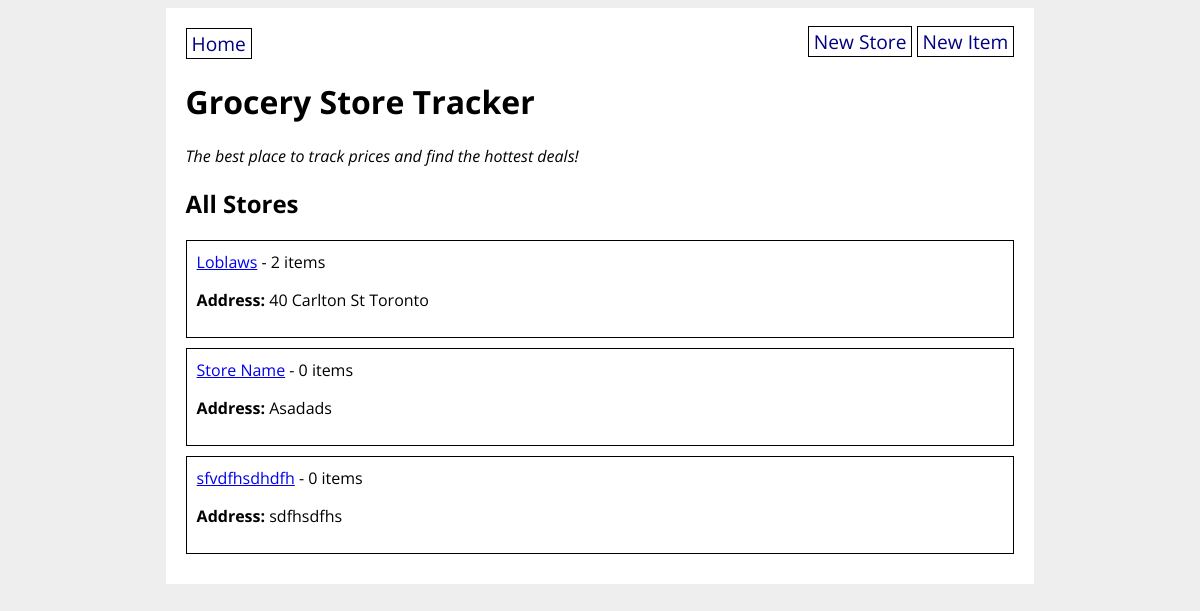
Before: / with the older database file.
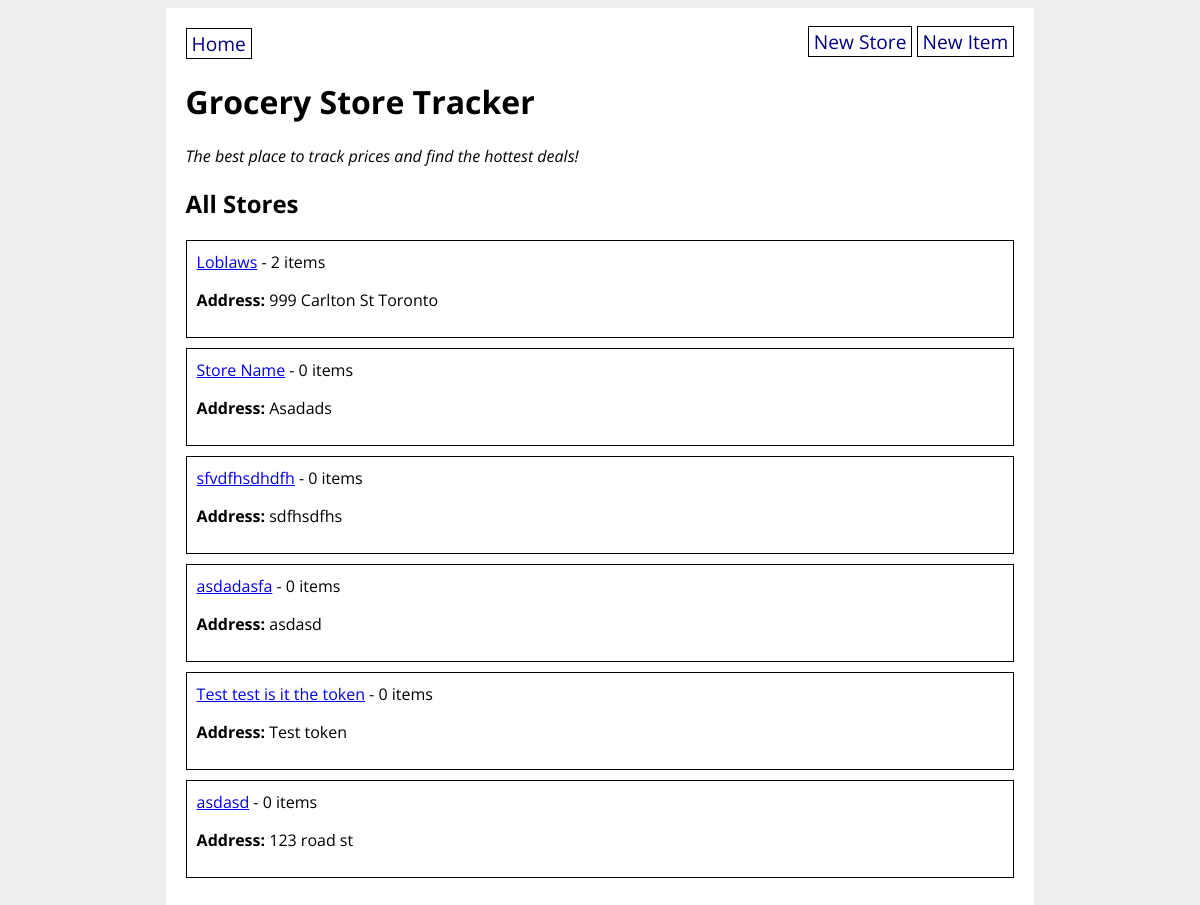
After: the same page with the newer database file.
### grocery_app/models.py (models this page shows, shortened)
class GroceryStore(db.Model):
    id = db.Column(db.Integer, primary_key=True)
    title = db.Column(db.String(80), nullable=False)
    address = db.Column(db.String(200), nullable=False)
    items = db.relationship('GroceryItem', back_populates='store')

### grocery_app/routes.py (the view)
@main.route('/')
def homepage():
    all_stores = GroceryStore.query.all()
    for store in all_stores:
        print(store.title)
    return render_template('home.html', all_stores=all_stores)

### grocery_app/templates/home.html
{% extends 'base.html' %}
{% block content %}
<h1>Grocery Store Tracker</h1>
<p><em>The best place to track prices and find the hottest deals!</em></p>
<h2>All Stores</h2>
{% for store in all_stores %}
<div class="store">
    <a href="/store/{{ store.id }}">{{ store.title }}</a> -
    {{ store.items|length }} items
    <p><strong>Address:</strong> {{ store.address }}</p>
</div>
{% endfor %}
{% endblock %}

### grocery_app/templates/base.html (shortened to what this page needs)
<!DOCTYPE html>
<html>
    <head>
        <link rel="stylesheet" href="/static/style.css">
    </head>
    <body>
        <div id="content">
            <nav>
                <a href="/">Home</a>
                <div>
                    <a href="/new_store">New Store</a>
                    <a href="/new_item">New Item</a>
                </div>
            </nav>
            {% block content %}{% endblock %}
        </div>
    </body>
</html>

### grocery_app/static/style.css (style rules this page uses)
body { display: flex; flex-direction: column; align-items: center; background-color: #eee; font-family: 'Open Sans', sans-serif; }
#content { width: 70%; background-color: white; padding: 20px; }
nav { width: 100%; display: flex; flex-direction: row; justify-content: space-between; }
nav a { color: navy; text-decoration: none; border: 1px solid black; padding: 1px 5px; font-size: 1.2em; }
div.store { border: 1px solid black; padding: 10px; margin-bottom: 10px; }

Changed rows visible on the page:
changed GroceryStore "Loblaws": address "40 Carlton St Toronto" → "999 Carlton St Toronto"
added GroceryStore: title "asdadasfa", items|length "0", address "asdasd"
added GroceryStore: title "Test test is it the token", items|length "0", address "Test token"
added GroceryStore: title "asdasd", items|length "0", address "123 road st"
